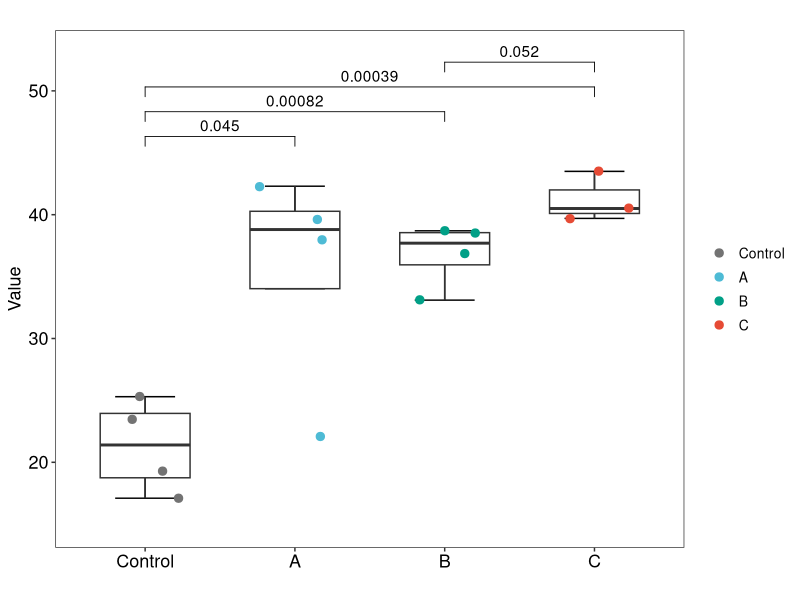
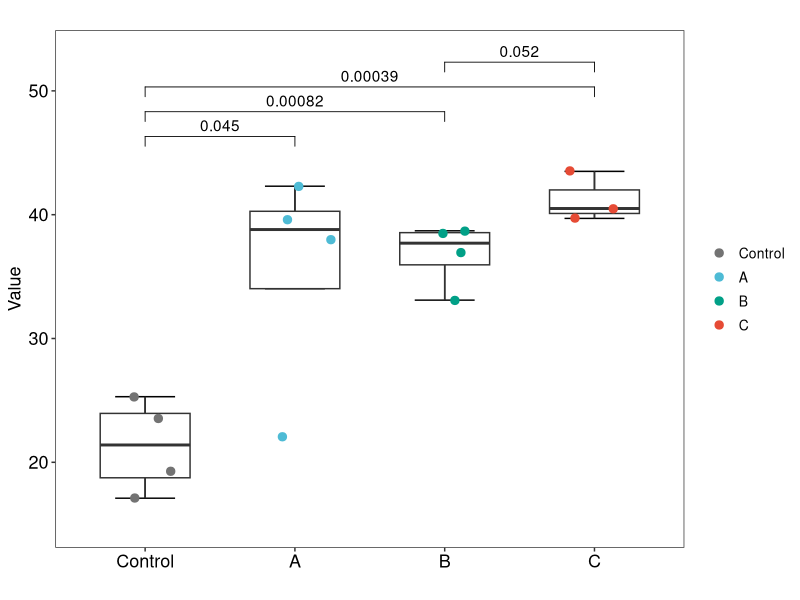

Recreate these plots in R, in order.
# by xileioo

library(ggplot2)
library(ggpubr)
#setwd("D:/study/R/R_PLOT_demo/R_PLOT_demo/1_boxplot")
mydata <- read.table("1_1_boxplot_stat_input.txt",header = T,sep = "\t",stringsAsFactors = F)
mydata <- na.omit(mydata)
mydata$Group <- factor(mydata$Group,levels = c("Control","A","B","C"))

## PLOT  
my_comparisons <- list(c("Control", "A"), c("Control", "B"), 
                        c("Control", "C"),c("B","C"))
ggplot(mydata, aes(Group,Value)) + 
  stat_boxplot(geom ='errorbar', width = 0.4) +
  geom_boxplot(width = 0.6,outlier.shape = NA) +
  geom_jitter(aes(color=Group),width = 0.25,size=2.5,shape=19) +
  stat_compare_means(comparisons = my_comparisons,method="t.test",label.y =  c(45,47,49,51)) +
  #stat_compare_means(method = "anova") +
  #scale_fill_manual(values = c("#7FCBD7","#857EBB","#CA9DD7","#FACBD3")) +
  scale_color_manual(values = c("#737373","#4EBBD5","#01A087","#E64B35")) + 
  theme_bw()+
  scale_y_continuous(limits = c(15,53)) +
  theme(panel.grid = element_blank(),
        #legend.position = c(0.8,0.3),
        legend.title = element_blank(),
        axis.text=element_text(size=13, colour = "black"),
        axis.title=element_text(size=13),
        plot.title = element_text(size=10,hjust = 0.5),
        legend.text = element_text(size=10))  +
  labs(x = "", y = "Value",title = "")
#ggsave("1_1_boxplot_stat_plot.pdf")
ggsave("1_1_boxplot_stat_plot.png",device = "png")